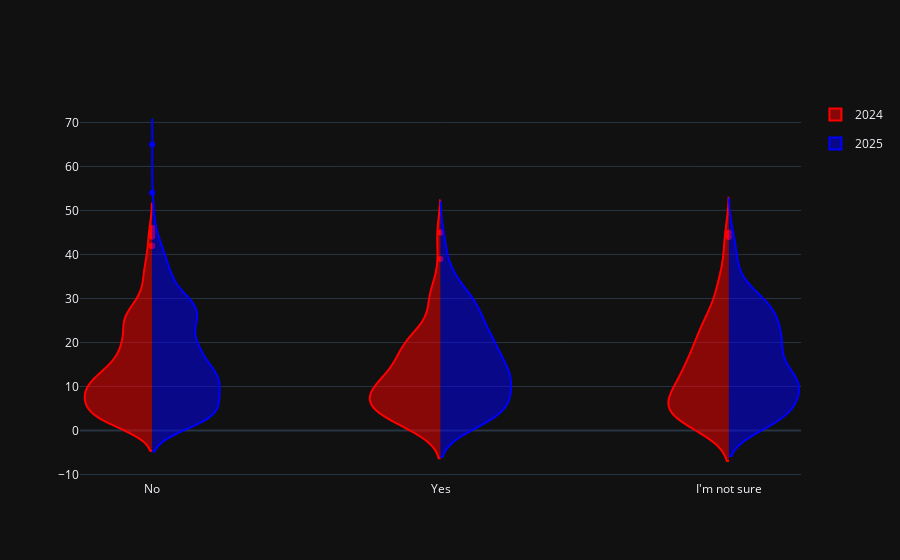

Notebook cell for this chart:
### Code cell
import plotly.express as px
import plotly.graph_objects as go

px.violin(df_union, y='WorkExp',box=True, points='all')
px.violin(df_union, y='WorkExp',x='AIThreat',color='Version', box=True,points='all')

fig = go.Figure()
fig.add_trace(go.Violin(x=df_union['AIThreat'][df_union['Version'] == 2024],
                        y=df_union['WorkExp'][df_union['Version'] == 2024],
                        legendgroup='2024',scalegroup='2024',name='2024',
                        side='negative', line_color='red'))

fig.add_trace(go.Violin(x=df_union['AIThreat'][df_union['Version'] == 2025],
                        y=df_union['WorkExp'][df_union['Version'] == 2025],
                        legendgroup='2025',scalegroup='2025',name='2025',
                        side='positive', line_color='blue'))

### Figure 1 — Plotly figure (JSON) as saved in the notebook; plotly's stock layout.template omitted (floating-point values rounded to 4 significant figures; data arrays with more than 128 entries replaced by an {"elided": "..."} marker saying what was removed)
{"data": [{"legendgroup": "2024", "line": {"color": "red"}, "name": "2024", "scalegroup": "2024", "side": "negative", "x": {"elided": "3224 str values"}, "y": {"elided": "3224 float values"}, "type": "violin"}, {"legendgroup": "2025", "line": {"color": "blue"}, "name": "2025", "scalegroup": "2025", "side": "positive", "x": {"elided": "2038 str values"}, "y": {"elided": "2038 float values"}, "type": "violin"}], "layout": {}}
